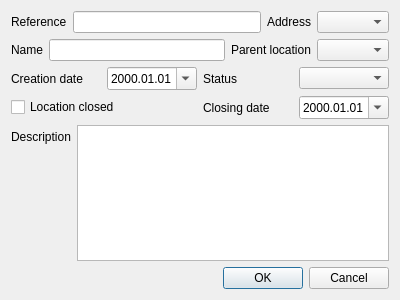
<?xml version="1.0" encoding="UTF-8"?>
<ui version="4.0">
 <class>CreateLocationDialog</class>
 <widget class="QDialog" name="CreateLocationDialog">
  <property name="geometry">
   <rect>
    <x>0</x>
    <y>0</y>
    <width>400</width>
    <height>300</height>
   </rect>
  </property>
  <property name="windowTitle">
   <string>Create location dialog</string>
  </property>
  <layout class="QVBoxLayout" name="verticalLayout">
   <item>
    <layout class="QHBoxLayout" name="horizontalLayout_9">
     <item>
      <layout class="QHBoxLayout" name="horizontalLayout_2">
       <item>
        <widget class="QLabel" name="label">
         <property name="text">
          <string>Reference</string>
         </property>
        </widget>
       </item>
       <item>
        <widget class="QLineEdit" name="refLineEdit"/>
       </item>
      </layout>
     </item>
     <item>
      <layout class="QHBoxLayout" name="horizontalLayout_6">
       <item>
        <widget class="QLabel" name="label_3">
         <property name="text">
          <string>Address</string>
         </property>
        </widget>
       </item>
       <item>
        <widget class="QComboBox" name="addressCB"/>
       </item>
      </layout>
     </item>
    </layout>
   </item>
   <item>
    <layout class="QHBoxLayout" name="horizontalLayout_10">
     <item>
      <layout class="QHBoxLayout" name="horizontalLayout">
       <item>
        <widget class="QLabel" name="label_2">
         <property name="text">
          <string>Name</string>
         </property>
        </widget>
       </item>
       <item>
        <widget class="QLineEdit" name="nameLineEdit"/>
       </item>
      </layout>
     </item>
     <item>
      <layout class="QHBoxLayout" name="horizontalLayout_8">
       <item>
        <widget class="QLabel" name="label_5">
         <property name="text">
          <string>Parent location</string>
         </property>
        </widget>
       </item>
       <item>
        <widget class="QComboBox" name="locationCB"/>
       </item>
      </layout>
     </item>
    </layout>
   </item>
   <item>
    <layout class="QHBoxLayout" name="horizontalLayout_11">
     <item>
      <layout class="QHBoxLayout" name="horizontalLayout_3">
       <item>
        <widget class="QLabel" name="label_6">
         <property name="toolTip">
          <string>&lt;!DOCTYPE HTML PUBLIC &quot;-//W3C//DTD HTML 4.0//EN&quot; &quot;http://www.w3.org/TR/REC-html40/strict.dtd&quot;&gt;
&lt;html&gt;&lt;head&gt;&lt;meta name=&quot;qrichtext&quot; content=&quot;1&quot; /&gt;&lt;style type=&quot;text/css&quot;&gt;
p, li { white-space: pre-wrap; }
&lt;/style&gt;&lt;/head&gt;&lt;body style=&quot; font-family:'Sans Serif'; font-size:9pt; font-weight:400; font-style:normal;&quot;&gt;
&lt;p style=&quot; margin-top:0px; margin-bottom:0px; margin-left:0px; margin-right:0px; -qt-block-indent:0; text-indent:0px;&quot;&gt;The entry date is the date at which the item was &lt;span style=&quot; font-weight:600;&quot;&gt;added&lt;/span&gt; to the database. Today's date is the default entry date.&lt;/p&gt;&lt;/body&gt;&lt;/html&gt;</string>
         </property>
         <property name="text">
          <string>Creation date</string>
         </property>
        </widget>
       </item>
       <item>
        <widget class="QDateEdit" name="creationDateEdit">
         <property name="locale">
          <locale language="French" country="France"/>
         </property>
         <property name="inputMethodHints">
          <set>Qt::ImhPreferNumbers</set>
         </property>
         <property name="currentSection">
          <enum>QDateTimeEdit::YearSection</enum>
         </property>
         <property name="displayFormat">
          <string>yyyy.MM.dd</string>
         </property>
         <property name="calendarPopup">
          <bool>true</bool>
         </property>
        </widget>
       </item>
      </layout>
     </item>
     <item>
      <layout class="QHBoxLayout" name="horizontalLayout_7">
       <item>
        <widget class="QLabel" name="label_4">
         <property name="text">
          <string>Status</string>
         </property>
        </widget>
       </item>
       <item>
        <widget class="QComboBox" name="statusCB"/>
       </item>
      </layout>
     </item>
    </layout>
   </item>
   <item>
    <layout class="QHBoxLayout" name="horizontalLayout_5">
     <item>
      <widget class="QCheckBox" name="closedLocationCheckBox">
       <property name="text">
        <string>Location closed</string>
       </property>
      </widget>
     </item>
     <item>
      <layout class="QHBoxLayout" name="horizontalLayout_4">
       <item>
        <widget class="QLabel" name="closingLabel">
         <property name="toolTip">
          <string>&lt;!DOCTYPE HTML PUBLIC &quot;-//W3C//DTD HTML 4.0//EN&quot; &quot;http://www.w3.org/TR/REC-html40/strict.dtd&quot;&gt;
&lt;html&gt;&lt;head&gt;&lt;meta name=&quot;qrichtext&quot; content=&quot;1&quot; /&gt;&lt;style type=&quot;text/css&quot;&gt;
p, li { white-space: pre-wrap; }
&lt;/style&gt;&lt;/head&gt;&lt;body style=&quot; font-family:'Sans Serif'; font-size:9pt; font-weight:400; font-style:normal;&quot;&gt;
&lt;p style=&quot; margin-top:0px; margin-bottom:0px; margin-left:0px; margin-right:0px; -qt-block-indent:0; text-indent:0px;&quot;&gt;This corresponds to the date on the item. It is &lt;span style=&quot; font-weight:600;&quot;&gt;not&lt;/span&gt; mandatory.&lt;/p&gt;&lt;/body&gt;&lt;/html&gt;</string>
         </property>
         <property name="text">
          <string>Closing date</string>
         </property>
        </widget>
       </item>
       <item>
        <widget class="QDateEdit" name="closingDateEdit">
         <property name="locale">
          <locale language="French" country="France"/>
         </property>
         <property name="currentSection">
          <enum>QDateTimeEdit::YearSection</enum>
         </property>
         <property name="displayFormat">
          <string>yyyy.MM.dd</string>
         </property>
         <property name="calendarPopup">
          <bool>true</bool>
         </property>
        </widget>
       </item>
      </layout>
     </item>
    </layout>
   </item>
   <item>
    <layout class="QFormLayout" name="formLayout">
     <property name="fieldGrowthPolicy">
      <enum>QFormLayout::ExpandingFieldsGrow</enum>
     </property>
     <item row="0" column="0">
      <widget class="QLabel" name="descriptionLabel">
       <property name="text">
        <string>Description</string>
       </property>
      </widget>
     </item>
     <item row="0" column="1">
      <widget class="QPlainTextEdit" name="descriptionTextEdit"/>
     </item>
    </layout>
   </item>
   <item>
    <widget class="QDialogButtonBox" name="buttonBox">
     <property name="orientation">
      <enum>Qt::Horizontal</enum>
     </property>
     <property name="standardButtons">
      <set>QDialogButtonBox::Cancel|QDialogButtonBox::Ok</set>
     </property>
    </widget>
   </item>
  </layout>
 </widget>
 <resources/>
 <connections>
  <connection>
   <sender>buttonBox</sender>
   <signal>accepted()</signal>
   <receiver>CreateLocationDialog</receiver>
   <slot>accept()</slot>
   <hints>
    <hint type="sourcelabel">
     <x>248</x>
     <y>254</y>
    </hint>
    <hint type="destinationlabel">
     <x>157</x>
     <y>274</y>
    </hint>
   </hints>
  </connection>
  <connection>
   <sender>buttonBox</sender>
   <signal>rejected()</signal>
   <receiver>CreateLocationDialog</receiver>
   <slot>reject()</slot>
   <hints>
    <hint type="sourcelabel">
     <x>316</x>
     <y>260</y>
    </hint>
    <hint type="destinationlabel">
     <x>286</x>
     <y>274</y>
    </hint>
   </hints>
  </connection>
 </connections>
</ui>
